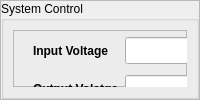
        <widget class="QFrame" name="frame_3">
         <property name="frameShape">
          <enum>QFrame::StyledPanel</enum>
         </property>
         <property name="frameShadow">
          <enum>QFrame::Raised</enum>
         </property>
         <layout class="QGridLayout" name="gridLayout_4">
          <property name="leftMargin">
           <number>0</number>
          </property>
          <property name="topMargin">
           <number>0</number>
          </property>
          <property name="rightMargin">
           <number>0</number>
          </property>
          <property name="bottomMargin">
           <number>0</number>
          </property>
          <property name="spacing">
           <number>0</number>
          </property>
          <item row="0" column="0">
           <widget class="QGroupBox" name="groupSystem">
            <property name="title">
             <string>System Control</string>
            </property>
            <layout class="QGridLayout" name="gridLayout_7">
             <item row="0" column="0">
              <widget class="QFrame" name="frame_system">
               <property name="font">
                <font>
                 <weight>75</weight>
                 <bold>true</bold>
                </font>
               </property>
               <property name="frameShape">
                <enum>QFrame::StyledPanel</enum>
               </property>
               <property name="frameShadow">
                <enum>QFrame::Raised</enum>
               </property>
               <widget class="QPushButton" name="pushButton_start">
                <property name="geometry">
                 <rect>
                  <x>20</x>
                  <y>260</y>
                  <width>661</width>
                  <height>91</height>
                 </rect>
                </property>
                <property name="font">
                 <font>
                  <pointsize>18</pointsize>
                  <weight>75</weight>
                  <bold>true</bold>
                 </font>
                </property>
                <property name="text">
                 <string>Start/Stop</string>
                </property>
               </widget>
               <widget class="QWidget" name="layoutWidget">
                <property name="geometry">
                 <rect>
                  <x>20</x>
                  <y>2</y>
                  <width>261</width>
                  <height>151</height>
                 </rect>
                </property>
                <layout class="QGridLayout" name="gridLayout_13">
                 <item row="0" column="0">
                  <widget class="QLabel" name="label_input_voltage">
                   <property name="font">
                    <font>
                     <weight>75</weight>
                     <bold>true</bold>
                    </font>
                   </property>
                   <property name="text">
                    <string>Input Voltage</string>
                   </property>
                  </widget>
                 </item>
                 <item row="0" column="1">
                  <widget class="QLineEdit" name="lineEdit_input_voltage">
                   <property name="font">
                    <font>
                     <pointsize>12</pointsize>
                     <weight>75</weight>
                     <bold>true</bold>
                    </font>
                   </property>
                   <property name="text">
                    <string/>
                   </property>
                   <property name="readOnly">
                    <bool>true</bool>
                   </property>
                  </widget>
                 </item>
                 <item row="1" column="0">
                  <widget class="QLabel" name="label_output_voltage">
                   <property name="font">
                    <font>
                     <weight>75</weight>
                     <bold>true</bold>
                    </font>
                   </property>
                   <property name="text">
                    <string>Output Volatge</string>
                   </property>
                  </widget>
                 </item>
                 <item row="1" column="1">
                  <widget class="QLineEdit" name="lineEdit_output_voltage">
                   <property name="font">
                    <font>
                     <pointsize>12</pointsize>
                     <weight>75</weight>
                     <bold>true</bold>
                    </font>
                   </property>
                   <property name="readOnly">
                    <bool>true</bool>
                   </property>
                  </widget>
                 </item>
                 <item row="2" column="0">
                  <widget class="QLabel" name="label_input_current">
                   <property name="font">
                    <font>
                     <weight>75</weight>
                     <bold>true</bold>
                    </font>
                   </property>
                   <property name="text">
                    <string>Input Current</string>
                   </property>
                  </widget>
                 </item>
                 <item row="2" column="1">
                  <widget class="QLineEdit" name="lineEdit_input_current">
                   <property name="font">
                    <font>
                     <pointsize>12</pointsize>
                     <weight>75</weight>
                     <bold>true</bold>
                    </font>
                   </property>
                   <property name="readOnly">
                    <bool>true</bool>
                   </property>
                  </widget>
                 </item>
                 <item row="3" column="0">
                  <widget class="QLabel" name="label_output_current">
                   <property name="font">
                    <font>
                     <weight>75</weight>
                     <bold>true</bold>
                    </font>
                   </property>
                   <property name="text">
                    <string>Output Current</string>
                   </property>
                  </widget>
                 </item>
                 <item row="3" column="1">
                  <widget class="QLineEdit" name="lineEdit_output_current">
                   <property name="font">
                    <font>
                     <pointsize>12</pointsize>
                     <weight>75</weight>
                     <bold>true</bold>
                    </font>
                   </property>
                   <property name="dragEnabled">
                    <bool>false</bool>
                   </property>
                   <property name="readOnly">
                    <bool>true</bool>
                   </property>
                  </widget>
                 </item>
                </layout>
               </widget>
               <widget class="QWidget" name="layoutWidget">
                <property name="geometry">
                 <rect>
                  <x>20</x>
                  <y>160</y>
                  <width>261</width>
                  <height>91</height>
                 </rect>
                </property>
                <layout class="QGridLayout" name="gridLayout_17">
                 <item row="0" column="0">
                  <widget class="QPushButton" name="pushButton_cmd">
                   <property name="text">
                    <string>Command</string>
                   </property>
                  </widget>
                 </item>
                 <item row="0" column="1">
                  <widget class="QPushButton" name="pushButton_3">
                   <property name="text">
                    <string>PushButton</string>
                   </property>
                  </widget>
                 </item>
                </layout>
               </widget>
               <widget class="QWidget" name="layoutWidget">
                <property name="geometry">
                 <rect>
                  <x>306</x>
                  <y>1</y>
                  <width>371</width>
                  <height>251</height>
                 </rect>
                </property>
                <layout class="QGridLayout" name="gridLayout_19">
                 <item row="0" column="0">
                  <widget class="QLabel" name="label_sys_faults">
                   <property name="font">
                    <font>
                     <weight>75</weight>
                     <bold>true</bold>
                    </font>
                   </property>
                   <property name="text">
                    <string>System Faults</string>
                   </property>
                  </widget>
                 </item>
                 <item row="0" column="1">
                  <widget class="QLabel" name="label_server_status">
                   <property name="font">
                    <font>
                     <pointsize>10</pointsize>
                     <weight>75</weight>
                     <bold>true</bold>
                    </font>
                   </property>
                   <property name="text">
                    <string>Server Status</string>
                   </property>
                  </widget>
                 </item>
                 <item row="1" column="0" colspan="2">
                  <widget class="QTextEdit" name="textEdit_system_status">
                   <property name="font">
                    <font>
                     <pointsize>12</pointsize>
                     <weight>75</weight>
                     <bold>true</bold>
                    </font>
                   </property>
                   <property name="readOnly">
                    <bool>true</bool>
                   </property>
                  </widget>
                 </item>
                </layout>
               </widget>
              </widget>
             </item>
            </layout>
           </widget>
          </item>
         </layout>
        </widget>
